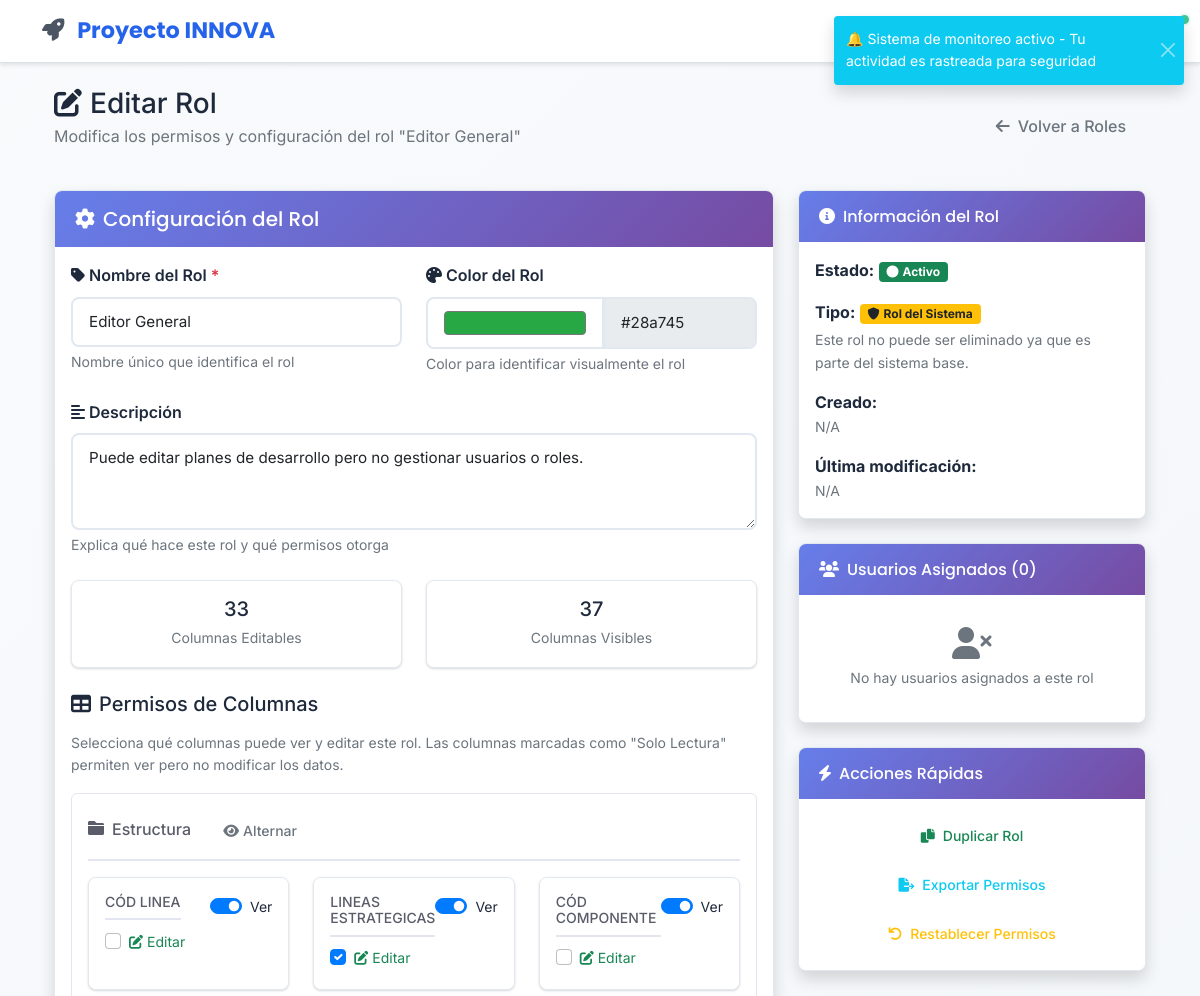
/admin/roles/2/edit (signed in, upper part), run on an earlier commit of the app's database.
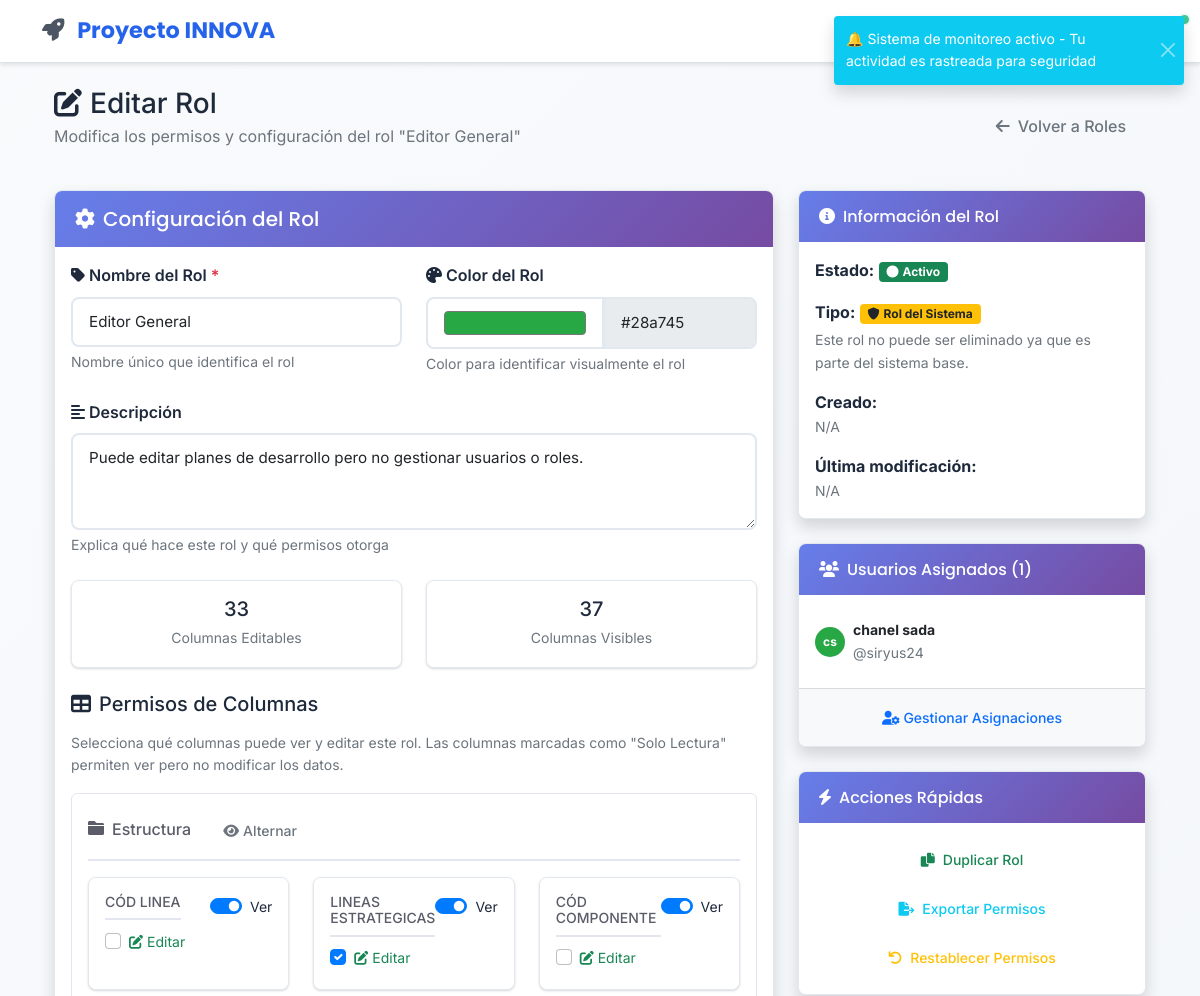
And on a later commit of the database.
### app/models/column_permission.py (models this page shows, shortened)
class ColumnPermission(db.Model):
    __tablename__ = 'column_permissions'
    id = db.Column(db.Integer, primary_key=True)
    role_id = db.Column(db.Integer, db.ForeignKey('roles.id'), nullable=False)
    column_name = db.Column(db.String(200), nullable=False)
    can_view = db.Column(db.Boolean, default=True)
    can_edit = db.Column(db.Boolean, default=False)
    category = db.Column(db.String(50), default='general')  # estructura, indicadores, ejecucion, cumplimiento, poblacion, observaciones

### app/models/user_role.py (models this page shows, shortened)
class UserRole(db.Model):
    __tablename__ = 'user_roles'
    id = db.Column(db.Integer, primary_key=True)
    user_id = db.Column(db.Integer, db.ForeignKey('users.id'), nullable=False)
    role_id = db.Column(db.Integer, db.ForeignKey('roles.id'), nullable=False)
    is_active = db.Column(db.Boolean, default=True)
    assigned_by = db.Column(db.Integer, db.ForeignKey('users.id'))  # Admin que asignó
    assigned_at = db.Column(db.DateTime, default=datetime.utcnow)
    notes = db.Column(db.Text)  # Notas adicionales sobre la asignación
    user = db.relationship('User', foreign_keys=[user_id], overlaps="active_roles,user_roles")
    role = db.relationship('Role', backref=db.backref('user_assignments', lazy=True))
    assigner = db.relationship('User', foreign_keys=[assigned_by], backref=db.backref('assigned_roles', lazy=True))

### app/models/user.py (models this page shows, shortened)
class User(UserMixin, db.Model):
    __tablename__ = 'users'
    id = db.Column(db.Integer, primary_key=True)
    username = db.Column(db.String(64), unique=True, nullable=False, index=True)
    email = db.Column(db.String(120), unique=True, nullable=False, index=True)
    password_hash = db.Column(db.String(256), nullable=False)
    first_name = db.Column(db.String(64), nullable=False)
    last_name = db.Column(db.String(64), nullable=False)
    position = db.Column(db.String(100))  # Cargo en la alcaldía
    municipality = db.Column(db.String(100), nullable=False)  # Nombre de la alcaldía
    department = db.Column(db.String(100), nullable=False)  # Departamento/Estado
    municipality_code = db.Column(db.String(20))  # Código único de la alcaldía
    is_active = db.Column(db.Boolean, default=True)
    created_at = db.Column(db.DateTime, default=datetime.utcnow)
    updated_at = db.Column(db.DateTime, default=datetime.utcnow, onupdate=datetime.utcnow)
    last_login = db.Column(db.DateTime)
    legacy_role = db.Column(db.String(20), default='viewer')  # Mantener para compatibilidad
    active_roles = db.relationship('UserRole',
                                 foreign_keys='UserRole.user_id',
                                 lazy=True,
                                 primaryjoin="and_(User.id==UserRole.user_id, UserRole.is_active==True)")
    user_roles = db.relationship('UserRole',
                               foreign_keys='UserRole.user_id',
                               lazy=True,
                               overlaps="active_roles")
    @property
    def password(self):
        raise AttributeError('La contraseña no es un atributo legible')
    def get_full_name(self):
        return f"{self.first_name} {self.last_name}"
    @property
    def role(self):
        return self.legacy_role
    def is_admin(self):
        if self.active_roles:
            admin_names = ['admin', 'administrador']
            return any(ur.role.name.lower() in admin_names for ur in self.active_roles)
        return self.legacy_role == 'admin'

### app/views/admin.py (the view, shortened to what this page needs)
@admin_bp.route('/roles/<int:role_id>/edit', methods=['GET', 'POST'])
def edit_role(role_id):
    role = Role.query.get_or_404(role_id)
    return render_template('admin/edit_role.html', title='Editar Rol', role=role)

### app/models/role.py (called while the page is built)
    def get_editable_columns(self):
        return [p.column_name for p in self.column_permissions if p.can_edit]

    def get_viewable_columns(self):
        return [p.column_name for p in self.column_permissions if p.can_view]

### app/views/admin.py (called while the page is built)
@admin_bp.before_request
@login_required
def require_admin():
    if not current_user.is_admin():
        flash('Acceso denegado. Se requieren permisos de administrador.', 'error')
        return redirect(url_for('main.dashboard'))

### app/templates/admin/edit_role.html (shortened to what the changed rows need)
{% extends "base.html" %}
{% block content %}
<div class="container-fluid mt-4">
    <div class="row mb-4">
        <div class="col-12">
            <div class="d-flex justify-content-between align-items-center">
                <div>
                    <h1 class="h3 mb-0 text-gray-800">
                        <i class="fas fa-edit me-2"></i>Editar Rol
                    </h1>
                </div>
            </div>
        </div>
    </div>
    <div class="row">
        <div class="col-lg-8">
            <div class="card shadow">
                <div class="card-body">
                    <form method="POST">
                        <div class="mb-4">
                            {% set categories = ['estructura', 'indicadores', 'ejecucion', 'cumplimiento', 'poblacion', 'observaciones'] %}
                            {% for category in categories %}
                            <div class="category-section mb-4">
                                <h6 class="text-capitalize mb-3">
                                    <i class="fas fa-folder me-2"></i>{{ category.replace('_', ' ') }}
                                    <button type="button" class="btn btn-sm btn-outline-secondary ms-2"
                                            onclick="toggleCategory('{{ category }}')">
                                        <i class="fas fa-eye me-1"></i>Alternar
                                    </button>
                                </h6>
                                <div class="row" id="category-{{ category }}">
                                    {% for permission in role.column_permissions %}
                                    {% if permission.category == category %}
                                    <div class="col-md-6 col-lg-4 mb-3">
                                        <div class="card h-100">
                                            <div class="card-body p-3">
                                                <div class="d-flex justify-content-between align-items-start mb-2">
                                                    <h6 class="card-title mb-0 small">{{ permission.column_name }}</h6>
                                                    <div class="form-check form-switch">
                                                        <input class="form-check-input" type="checkbox"
                                                               id="view_{{ permission.column_name|replace(' ', '_')|replace('%', 'pct')|replace('(', '')|replace(')', '')|replace('/', '_')|replace("'", '')|lower }}"
                                                               name="view_{{ permission.column_name|replace(' ', '_')|replace('%', 'pct')|replace('(', '')|replace(')', '')|replace('/', '_')|replace("'", '')|lower }}"
                                                               {% if permission.can_view %}checked{% endif %}>
                                                        <label class="form-check-label small" for="view_{{ permission.column_name|replace(' ', '_')|replace('%', 'pct')|replace('(', '')|replace(')', '')|replace('/', '_')|replace("'", '')|lower }}">
                                                            Ver
                                                        </label>
                                                    </div>
                                                </div>
                                                {% if permission.can_view %}
                                                <div class="form-check">
                                                    <input class="form-check-input" type="checkbox"
                                                           id="edit_{{ permission.column_name|replace(' ', '_')|replace('%', 'pct')|replace('(', '')|replace(')', '')|replace('/', '_')|replace("'", '')|lower }}"
                                                           name="edit_{{ permission.column_name|replace(' ', '_')|replace('%', 'pct')|replace('(', '')|replace(')', '')|replace('/', '_')|replace("'", '')|lower }}"
                                                           {% if permission.can_edit %}checked{% endif %}>
                                                    <label class="form-check-label small text-success" for="edit_{{ permission.column_name|replace(' ', '_')|replace('%', 'pct')|replace('(', '')|replace(')', '')|replace('/', '_')|replace("'", '')|lower }}">
                                                        <i class="fas fa-edit me-1"></i>Editar
                                                    </label>
                                                </div>
                                                {% endif %}
                                            </div>
                                        </div>
                                    </div>
                                    {% endif %}
                                    {% endfor %}
                                </div>
                            </div>
                            {% endfor %}
                        </div>
                    </form>
                </div>
            </div>
        </div>
        <div class="col-lg-4">
            {% set users_with_role = role.user_assignments|selectattr('is_active', 'equalto', True)|list %}
            <div class="card shadow mb-4">
                <div class="card-header">
                    <h6 class="mb-0">
                        <i class="fas fa-users me-2"></i>Usuarios Asignados ({{ users_with_role|length }})
                    </h6>
                </div>
                <div class="card-body">
                    {% if users_with_role %}
                    <div class="list-group list-group-flush">
                        {% for user_role in users_with_role[:5] %}
                        <div class="list-group-item px-0 py-2">
                            <div class="d-flex align-items-center">
                                <div class="avatar-circle me-2" style="width: 30px; height: 30px; background-color: {{ role.color }}; color: white; border-radius: 50%; display: flex; align-items: center; justify-content: center; font-size: 12px; font-weight: bold;">
                                    {{ user_role.user.first_name[0] }}{{ user_role.user.last_name[0] }}
                                </div>
                                <div class="flex-grow-1">
                                    <div class="small fw-bold">{{ user_role.user.get_full_name() }}</div>
                                    <div class="small text-muted">@{{ user_role.user.username }}</div>
                                </div>
                            </div>
                        </div>
                        {% endfor %}
                    </div>
                    {% else %}
                    <div class="text-center text-muted py-3">
                        <i class="fas fa-user-times fa-2x mb-2"></i>
                        <p class="small mb-0">No hay usuarios asignados a este rol</p>
                    </div>
                    {% endif %}
                </div>
                {% if users_with_role %}
                <div class="card-footer bg-light">
                    <a href="{{ url_for('admin.user_roles') }}" class="btn btn-sm btn-outline-primary w-100">
                        <i class="fas fa-user-cog me-1"></i>Gestionar Asignaciones
                    </a>
                </div>
                {% endif %}
            </div>
        </div>
    </div>
</div>
{% endblock %}

What changed in the data, as far as the page shows it:
added UserRole: is_active True (drawn), user "c", user "s", user.get_full_name "chanel sada", user.username "siryus24"
Also different on the page:
{{ users_with_role|length }}: "0" → "1"
text no longer shown: "No hay usuarios asignados a este rol"
text now shown: "Gestionar Asignaciones"
